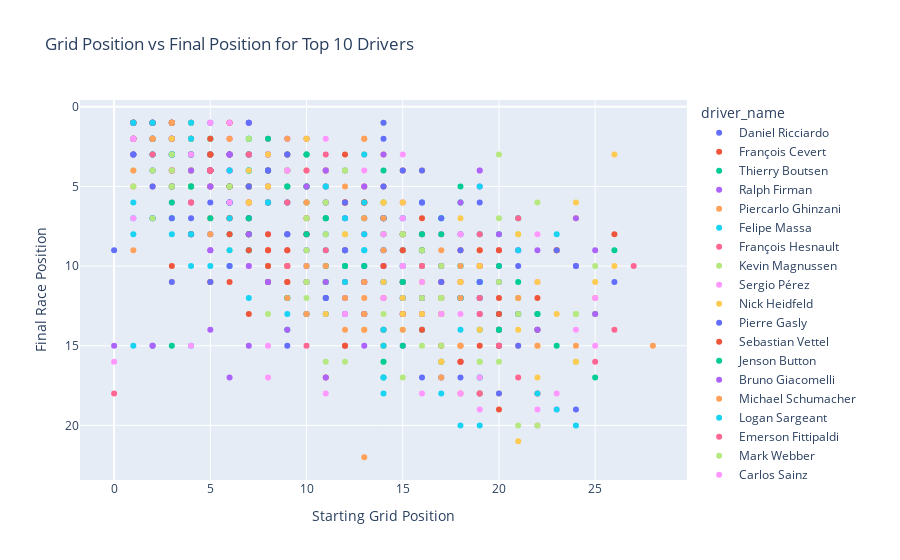

Write notebook code for a chart like this one.
### Code cell
# Load your cleaned data here instead if not continuing from above
# df = pd.read_csv("your_cleaned_driver_data.csv")

# Assuming df is already cleaned as before
filtered_data = df.copy()
filtered_data["driver_name"] = filtered_data["forename"] + " " + filtered_data["surname"]
filtered_data = filtered_data.dropna(subset=["position", "grid"])
filtered_data["grid"] = pd.to_numeric(filtered_data["grid"], errors="coerce")
filtered_data["position"] = pd.to_numeric(filtered_data["position"], errors="coerce")

# Plot
fig = px.scatter(
    filtered_data.sample(n=1000, random_state=42),
    x="grid",
    y="position",
    color="driver_name",
    title="Grid Position vs Final Position for Top 10 Drivers",
    labels={"grid": "Starting Grid Position", "position": "Final Race Position"},
    hover_data=["race_name", "year"]
)
fig.update_yaxes(autorange="reversed")  # Better placements at the top
fig.show()
